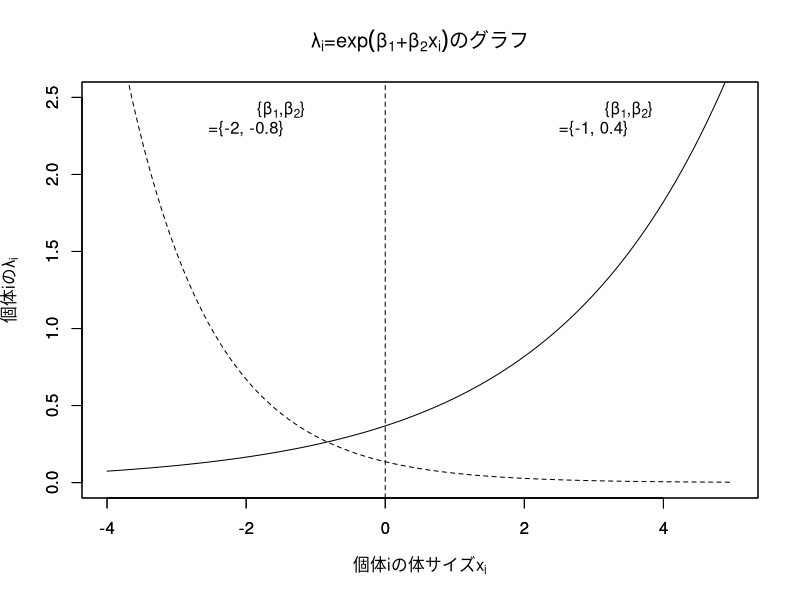

Recreate this plot in R. (Note: this script raises an error after producing the figure.)
#図3.4
poisson1 <- function(x){exp(-1 + 0.4*x)}
poisson2 <- function(x){exp(-2 - 0.8*x)}
plot(poisson1, xlim=c(-4, 5), ylim=c(0, 2.5), lty=1, ann=F,)
text(4, 2.4, expression(paste("{", β[1],",", β[2], "}")), pos=2)
text(3, 2.4, "={-1, 0.4}", pos=1)
text(-1, 2.4,expression(paste("{", β[1], ",", β[2], "}")), pos=2)
text(-2, 2.4, "={-2, -0.8}", pos=1)
par(new=T)
plot(poisson2, xlim=c(-4, 5),ylim=c(0, 2.5), lty=2, xlab=expression(個体iの体サイズx[i]), ylab=expression(個体iのλ[i]), main=expression(paste(λ[i], "=", exp(paste(β[1], "+", β[2], x[i])), のグラフ)))
abline(v=0, lty=2)

#体サイズによる平均種子数の予測
fit <- glm(y ~ x, data=d, family = poisson)
summary(fit)

#最大対数尤度 
logLik(fit)


#データ可視化 図3.7
plot(d$x, d$y, pch = c(21, 19)[d$f],  main="λ = exp(1.29 + 0.0757x)")
xx <- seq(min(d$x), max(d$x), length = 100)
lines(xx, exp(1.29 + 0.0757 * xx), lwd = 2)

yy <- predict(fit, newdata = data.frame(x = xx), type="response")
lines(xx, yy, lwd = 2)


#説明変数が因子型の統計モデル
fit.f <- glm(y ~ f, data=d, family = poisson)

logLik(fit.f)
#前回のモデルより当てはまりが悪い